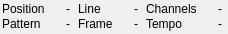
<?xml version="1.0" encoding="UTF-8"?>
<ui version="4.0">
 <class>StatusControl</class>
 <widget class="QWidget" name="StatusControl">
  <property name="geometry">
   <rect>
    <x>0</x>
    <y>0</y>
    <width>228</width>
    <height>34</height>
   </rect>
  </property>
  <property name="minimumSize">
   <size>
    <width>16</width>
    <height>0</height>
   </size>
  </property>
  <property name="windowTitle">
   <string>Form</string>
  </property>
  <layout class="QGridLayout" name="gridLayout">
   <property name="leftMargin">
    <number>2</number>
   </property>
   <property name="topMargin">
    <number>2</number>
   </property>
   <property name="rightMargin">
    <number>6</number>
   </property>
   <property name="bottomMargin">
    <number>2</number>
   </property>
   <property name="horizontalSpacing">
    <number>8</number>
   </property>
   <property name="verticalSpacing">
    <number>0</number>
   </property>
   <item row="0" column="0">
    <widget class="QLabel" name="labelPosition">
     <property name="text">
      <string>Position</string>
     </property>
    </widget>
   </item>
   <item row="0" column="1">
    <widget class="QLabel" name="textPosition">
     <property name="minimumSize">
      <size>
       <width>16</width>
       <height>0</height>
      </size>
     </property>
     <property name="text">
      <string>-</string>
     </property>
     <property name="alignment">
      <set>Qt::AlignRight|Qt::AlignTrailing|Qt::AlignVCenter</set>
     </property>
    </widget>
   </item>
   <item row="1" column="0">
    <widget class="QLabel" name="labelPattern">
     <property name="text">
      <string>Pattern</string>
     </property>
    </widget>
   </item>
   <item row="1" column="1">
    <widget class="QLabel" name="textPattern">
     <property name="minimumSize">
      <size>
       <width>16</width>
       <height>0</height>
      </size>
     </property>
     <property name="text">
      <string>-</string>
     </property>
     <property name="alignment">
      <set>Qt::AlignRight|Qt::AlignTrailing|Qt::AlignVCenter</set>
     </property>
    </widget>
   </item>
   <item row="0" column="2">
    <widget class="QLabel" name="labelLine">
     <property name="text">
      <string>Line</string>
     </property>
    </widget>
   </item>
   <item row="0" column="3">
    <widget class="QLabel" name="textLine">
     <property name="minimumSize">
      <size>
       <width>16</width>
       <height>0</height>
      </size>
     </property>
     <property name="text">
      <string>-</string>
     </property>
     <property name="alignment">
      <set>Qt::AlignRight|Qt::AlignTrailing|Qt::AlignVCenter</set>
     </property>
    </widget>
   </item>
   <item row="0" column="4">
    <widget class="QLabel" name="labelChannels">
     <property name="text">
      <string>Channels</string>
     </property>
    </widget>
   </item>
   <item row="0" column="5">
    <widget class="QLabel" name="textChannels">
     <property name="minimumSize">
      <size>
       <width>16</width>
       <height>0</height>
      </size>
     </property>
     <property name="text">
      <string>-</string>
     </property>
     <property name="alignment">
      <set>Qt::AlignRight|Qt::AlignTrailing|Qt::AlignVCenter</set>
     </property>
    </widget>
   </item>
   <item row="1" column="2">
    <widget class="QLabel" name="labelFrame">
     <property name="text">
      <string>Frame</string>
     </property>
    </widget>
   </item>
   <item row="1" column="3">
    <widget class="QLabel" name="textFrame">
     <property name="text">
      <string>-</string>
     </property>
     <property name="alignment">
      <set>Qt::AlignRight|Qt::AlignTrailing|Qt::AlignVCenter</set>
     </property>
    </widget>
   </item>
   <item row="1" column="4">
    <widget class="QLabel" name="labelTempo">
     <property name="text">
      <string>Tempo</string>
     </property>
    </widget>
   </item>
   <item row="1" column="5">
    <widget class="QLabel" name="textTempo">
     <property name="minimumSize">
      <size>
       <width>0</width>
       <height>16</height>
      </size>
     </property>
     <property name="text">
      <string>-</string>
     </property>
     <property name="alignment">
      <set>Qt::AlignRight|Qt::AlignTrailing|Qt::AlignVCenter</set>
     </property>
    </widget>
   </item>
  </layout>
 </widget>
 <resources/>
 <connections/>
</ui>
